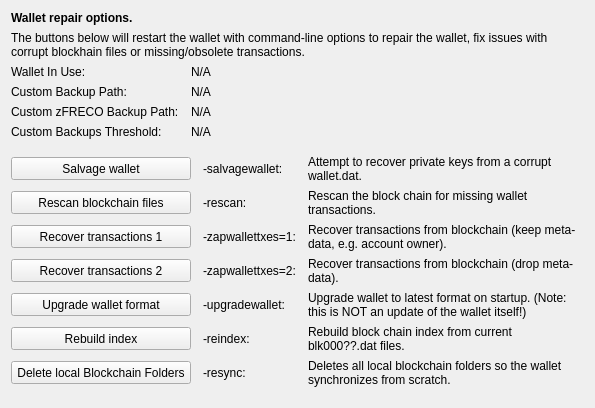
     <widget class="QWidget" name="tab_repair">
      <attribute name="title">
       <string>&amp;Wallet Repair</string>
      </attribute>
      <layout class="QGridLayout" name="gridLayout_4" columnstretch="0,0,0,0">
       <property name="horizontalSpacing">
        <number>12</number>
       </property>
       <item row="0" column="0" colspan="4">
        <widget class="QLabel" name="label_repair_header">
         <property name="font">
          <font>
           <weight>75</weight>
           <bold>true</bold>
          </font>
         </property>
         <property name="text">
          <string>Wallet repair options.</string>
         </property>
        </widget>
       </item>
       <item row="1" column="0" colspan="4">
        <widget class="QLabel" name="label_repair_helptext">
         <property name="font">
          <font>
           <weight>50</weight>
           <bold>false</bold>
          </font>
         </property>
         <property name="text">
          <string>The buttons below will restart the wallet with command-line options to repair the wallet, fix issues with corrupt blockhain files or missing/obsolete transactions.</string>
         </property>
         <property name="wordWrap">
          <bool>true</bool>
         </property>
        </widget>
       </item>
       <item row="2" column="0">
        <widget class="QLabel" name="wallet_path_label">
         <property name="text">
          <string>Wallet In Use:</string>
         </property>
        </widget>
       </item>
       <item row="2" column="1" colspan="3">
        <widget class="QLabel" name="wallet_path">
         <property name="cursor">
          <cursorShape>IBeamCursor</cursorShape>
         </property>
         <property name="text">
          <string>N/A</string>
         </property>
         <property name="textFormat">
          <enum>Qt::PlainText</enum>
         </property>
         <property name="textInteractionFlags">
          <set>Qt::LinksAccessibleByMouse|Qt::TextSelectableByKeyboard|Qt::TextSelectableByMouse</set>
         </property>
        </widget>
       </item>
       <item row="3" column="0">
        <widget class="QLabel" name="wallet_custombackuppath_label">
         <property name="visible">
          <bool>false</bool>
         </property>
         <property name="text">
          <string>Custom Backup Path:</string>
         </property>
        </widget>
       </item>
       <item row="3" column="1" colspan="3">
        <widget class="QLabel" name="wallet_custombackuppath">
         <property name="cursor">
          <cursorShape>IBeamCursor</cursorShape>
         </property>
         <property name="visible">
          <bool>false</bool>
         </property>
         <property name="text">
          <string>N/A</string>
         </property>
         <property name="textFormat">
          <enum>Qt::PlainText</enum>
         </property>
         <property name="textInteractionFlags">
          <set>Qt::LinksAccessibleByMouse|Qt::TextSelectableByKeyboard|Qt::TextSelectableByMouse</set>
         </property>
        </widget>
       </item>
       <item row="4" column="0">
        <widget class="QLabel" name="wallet_customzpivbackuppath_label">
         <property name="visible">
          <bool>false</bool>
         </property>
         <property name="text">
          <string>Custom zFRECO Backup Path:</string>
         </property>
        </widget>
       </item>
       <item row="4" column="1" colspan="3">
        <widget class="QLabel" name="wallet_customzpivbackuppath">
         <property name="cursor">
          <cursorShape>IBeamCursor</cursorShape>
         </property>
         <property name="visible">
          <bool>false</bool>
         </property>
         <property name="text">
          <string>N/A</string>
         </property>
         <property name="textFormat">
          <enum>Qt::PlainText</enum>
         </property>
         <property name="textInteractionFlags">
          <set>Qt::LinksAccessibleByMouse|Qt::TextSelectableByKeyboard|Qt::TextSelectableByMouse</set>
         </property>
        </widget>
       </item>
       <item row="5" column="0">
        <widget class="QLabel" name="wallet_custombackupthreshold_label">
         <property name="visible">
          <bool>false</bool>
         </property>
         <property name="text">
          <string>Custom Backups Threshold:</string>
         </property>
        </widget>
       </item>
       <item row="5" column="1" colspan="3">
        <widget class="QLabel" name="wallet_custombackupthreshold">
         <property name="cursor">
          <cursorShape>IBeamCursor</cursorShape>
         </property>
         <property name="visible">
          <bool>false</bool>
         </property>
         <property name="text">
          <string>N/A</string>
         </property>
         <property name="textFormat">
          <enum>Qt::PlainText</enum>
         </property>
         <property name="textInteractionFlags">
          <set>Qt::LinksAccessibleByMouse|Qt::TextSelectableByKeyboard|Qt::TextSelectableByMouse</set>
         </property>
        </widget>
       </item>
       <item row="6" column="0">
        <spacer name="verticalSpacer_repair1">
         <property name="orientation">
          <enum>Qt::Vertical</enum>
         </property>
         <property name="sizeHint" stdset="0">
          <size>
           <width>10</width>
           <height>10</height>
          </size>
         </property>
        </spacer>
       </item>
       <item row="7" column="0" colspan="2">
        <widget class="QPushButton" name="btn_salvagewallet">
         <property name="minimumSize">
          <size>
           <width>100</width>
           <height>23</height>
          </size>
         </property>
         <property name="text">
          <string>Salvage wallet</string>
         </property>
        </widget>
       </item>
       <item row="7" column="2">
        <widget class="QLabel" name="label_repair_salvage_command">
         <property name="text">
          <string notr="true">-salvagewallet:</string>
         </property>
        </widget>
       </item>
       <item row="7" column="3">
        <widget class="QLabel" name="label_repair_salvage">
         <property name="text">
          <string>Attempt to recover private keys from a corrupt wallet.dat.</string>
         </property>
         <property name="wordWrap">
          <bool>true</bool>
         </property>
        </widget>
       </item>
       <item row="8" column="0" colspan="2">
        <widget class="QPushButton" name="btn_rescan">
         <property name="minimumSize">
          <size>
           <width>100</width>
           <height>23</height>
          </size>
         </property>
         <property name="text">
          <string>Rescan blockchain files</string>
         </property>
        </widget>
       </item>
       <item row="8" column="2">
        <widget class="QLabel" name="label_repair_rescan_command">
         <property name="text">
          <string notr="true">-rescan:</string>
         </property>
        </widget>
       </item>
       <item row="8" column="3">
        <widget class="QLabel" name="label_repair_rescan">
         <property name="text">
          <string>Rescan the block chain for missing wallet transactions.</string>
         </property>
         <property name="wordWrap">
          <bool>true</bool>
         </property>
        </widget>
       </item>
       <item row="9" column="0" colspan="2">
        <widget class="QPushButton" name="btn_zapwallettxes1">
         <property name="minimumSize">
          <size>
           <width>100</width>
           <height>23</height>
          </size>
         </property>
         <property name="text">
          <string>Recover transactions 1</string>
         </property>
        </widget>
       </item>
       <item row="9" column="2">
        <widget class="QLabel" name="label_repair_zap1_command">
         <property name="text">
          <string notr="true">-zapwallettxes=1:</string>
         </property>
        </widget>
       </item>
       <item row="9" column="3">
        <widget class="QLabel" name="label_repair_zap1">
         <property name="text">
          <string>Recover transactions from blockchain (keep meta-data, e.g. account owner).</string>
         </property>
         <property name="wordWrap">
          <bool>true</bool>
         </property>
        </widget>
       </item>
       <item row="10" column="0" colspan="2">
        <widget class="QPushButton" name="btn_zapwallettxes2">
         <property name="minimumSize">
          <size>
           <width>100</width>
           <height>23</height>
          </size>
         </property>
         <property name="text">
          <string>Recover transactions 2</string>
         </property>
        </widget>
       </item>
       <item row="10" column="2">
        <widget class="QLabel" name="label_repair_zap2_command">
         <property name="text">
          <string notr="true">-zapwallettxes=2:</string>
         </property>
        </widget>
       </item>
       <item row="10" column="3">
        <widget class="QLabel" name="label_repair_zap2">
         <property name="text">
          <string>Recover transactions from blockchain (drop meta-data).</string>
         </property>
         <property name="wordWrap">
          <bool>true</bool>
         </property>
        </widget>
       </item>
       <item row="11" column="0" colspan="2">
        <widget class="QPushButton" name="btn_upgradewallet">
         <property name="minimumSize">
          <size>
           <width>100</width>
           <height>23</height>
          </size>
         </property>
         <property name="text">
          <string>Upgrade wallet format</string>
         </property>
        </widget>
       </item>
       <item row="11" column="2">
        <widget class="QLabel" name="label_repair_upgrade_command">
         <property name="text">
          <string notr="true">-upgradewallet:</string>
         </property>
        </widget>
       </item>
       <item row="11" column="3">
        <widget class="QLabel" name="label_repair_upgrade">
         <property name="text">
          <string>Upgrade wallet to latest format on startup. (Note: this is NOT an update of the wallet itself!)</string>
         </property>
         <property name="wordWrap">
          <bool>true</bool>
         </property>
        </widget>
       </item>
       <item row="12" column="0" colspan="2">
        <widget class="QPushButton" name="btn_reindex">
         <property name="minimumSize">
          <size>
           <width>100</width>
           <height>23</height>
          </size>
         </property>
         <property name="text">
          <string>Rebuild index</string>
         </property>
        </widget>
       </item>
       <item row="12" column="2">
        <widget class="QLabel" name="label_repair_reindex_command">
         <property name="text">
          <string notr="true">-reindex:</string>
         </property>
        </widget>
       </item>
       <item row="12" column="3">
        <widget class="QLabel" name="label_repair_reindex">
         <property name="text">
          <string>Rebuild block chain index from current blk000??.dat files.</string>
         </property>
         <property name="wordWrap">
          <bool>true</bool>
         </property>
        </widget>
       </item>
       <item row="13" column="0" colspan="2">
        <widget class="QPushButton" name="btn_resync">
         <property name="minimumSize">
          <size>
           <width>100</width>
           <height>23</height>
          </size>
         </property>
         <property name="text">
          <string>Delete local Blockchain Folders</string>
         </property>
        </widget>
       </item>
       <item row="13" column="2">
        <widget class="QLabel" name="label_repair_resync_command">
         <property name="text">
          <string>-resync:</string>
         </property>
        </widget>
       </item>
       <item row="13" column="3">
        <widget class="QLabel" name="label_repair_resync">
         <property name="text">
          <string>Deletes all local blockchain folders so the wallet synchronizes from scratch.</string>
         </property>
         <property name="wordWrap">
          <bool>true</bool>
         </property>
        </widget>
       </item>
       <item row="14" column="0">
        <spacer name="verticalSpacer_repair2">
         <property name="orientation">
          <enum>Qt::Vertical</enum>
         </property>
         <property name="sizeHint" stdset="0">
          <size>
           <width>20</width>
           <height>10</height>
          </size>
         </property>
        </spacer>
       </item>
      </layout>
     </widget>
